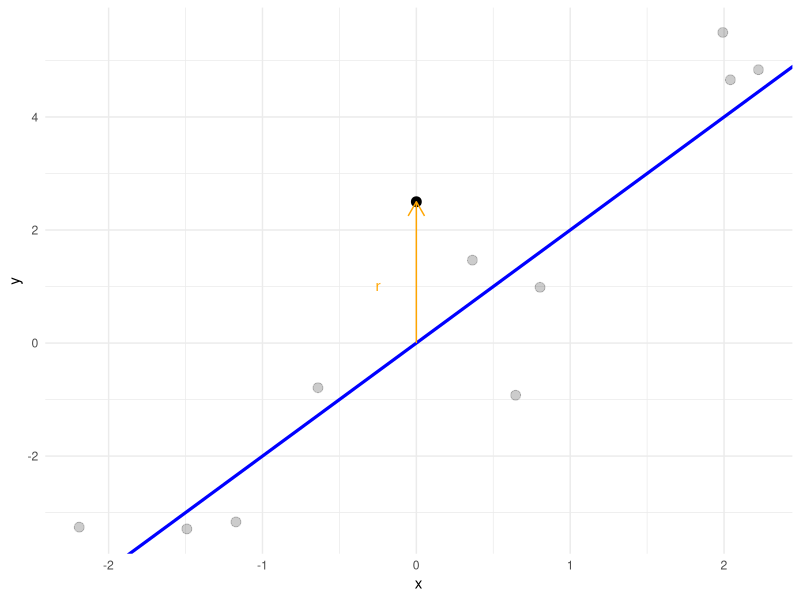
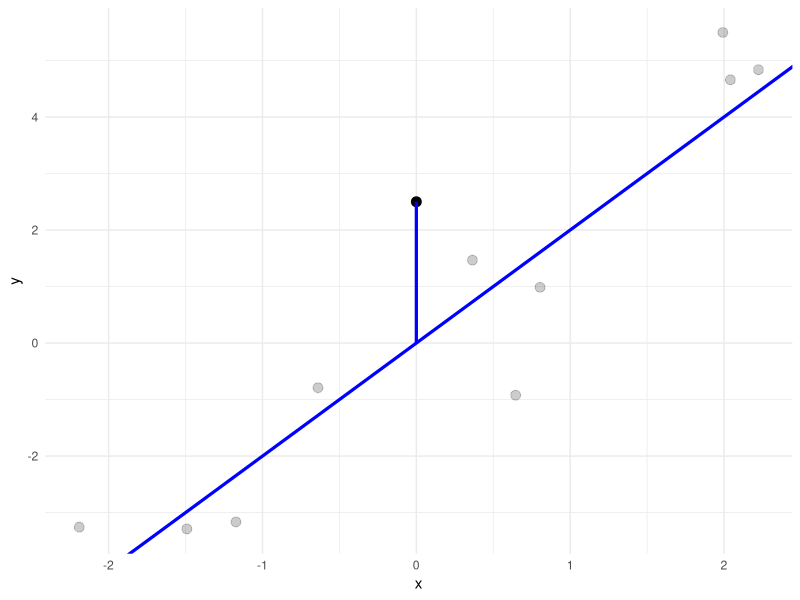
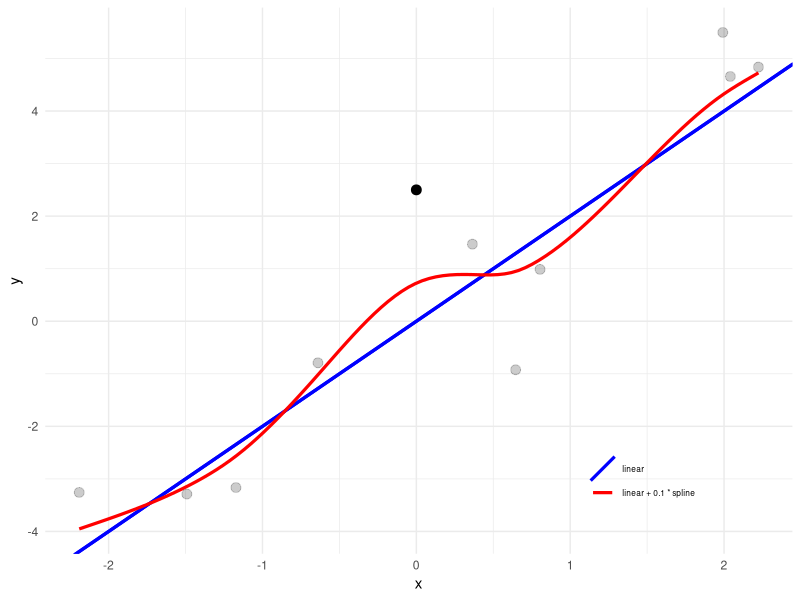

These figures' R source, in order:
# ------------------------------------------------------------------------------
# pseudo residuals
# FIG: pseudo residual plots for the linear regression example
# ------------------------------------------------------------------------------

library(ggplot2)
theme_set(theme_minimal())

set.seed(1)

# ------------------------------------------------------------------------------

df <- data.frame(x = runif(10, -2.5, 2.5), type = FALSE)
df$y <- 2 * df$x + rnorm(nrow(df))
df <- rbind(df, data.frame(x = 0, type = TRUE, y = 2.5))

p <- ggplot() + 
  geom_point(data = df[!df$type, ], aes(x = x, y = y), alpha = 0.2, size = 3) +
  geom_abline(intercept = 0, slope = 2, colour = "blue", size = 1.1) +
  geom_point(data = df[df$type, ], aes(x = x, y = y), size = 3)

# p_1: Original pseudo residual arrow plot.
p_1 <- p + 
  geom_segment(aes(x = 0, xend = 0, y = 0, yend = 2.5), colour = "orange", 
               arrow = arrow(length = unit(0.03, "npc"))) +
  annotate("text", x = -0.25, y = 1, label = "r", colour = "orange", parse = TRUE)
ggsave("../figure/pseudo_residual_1.png", p_1, width = 3, height = 2)

# p_2: Point-wise update plot.
p_2 <- p + 
  geom_segment(aes(x = 0L, xend = 0L, y = 0L, yend = 2.5), size = 1.1, col = "blue")
ggsave("../figure/pseudo_residual_2.png", p_2, width = 3, height = 2)

# p_3: Smoothing spline additive update plot

# Compute residuals for each data point: r = y - 2*x.
df$res <- df$y - 2 * df$x

# Fit smoothing spline to the residuals.
spline_fit <- smooth.spline(x = df$x, y = df$res)

# Create a grid for x to plot the updated prediction function.
grid <- data.frame(x = seq(min(df$x), max(df$x), length.out = 100))
grid$pred_res <- predict(spline_fit, grid$x)$y
grid$f_new <- 2 * grid$x + 0.4 * grid$pred_res  # f_new(x) = 2x + 0.1 * s(x)

p_3 <- p + 
  geom_abline(aes(slope = 2, intercept = 0, linetype = "linear"), colour = "blue", size = 1.1) +
  geom_line(data = grid, aes(x = x, y = f_new, linetype = "linear + 0.1 * spline"), colour = "red", size = 1.1) +
  scale_linetype_manual(values = c("linear" = "solid", "linear + 0.1 * spline" = "solid")) +
  labs(linetype = "") +
  theme(
    legend.position = c(0.8, 0.15), 
    legend.background = element_rect(fill = "transparent", color = NA),
    legend.text = element_text(size = 6), 
    legend.title = element_text(size = 7) 
  )
ggsave("../figure/pseudo_residual_3.png", p_3, width = 3, height = 2)
